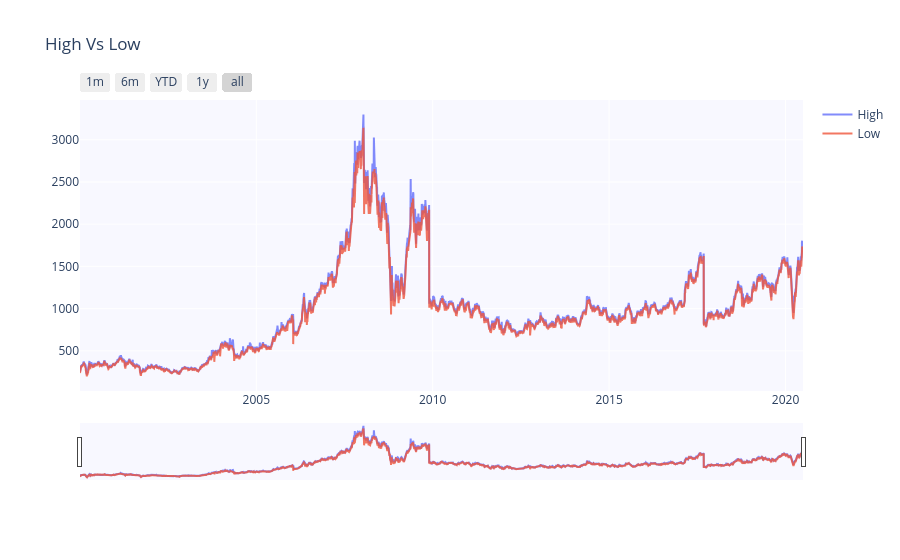

Write notebook code for a chart like this one.
### Markdown cell above
High vs Low (Now, lets look at the high and low parameters over the years)

### Code cell
fig = go.Figure()
fig.add_trace(go.Scatter(x=reliance_analysis['Date'],y=reliance_analysis['High'],name='High',opacity=0.8))
fig.add_trace(go.Scatter(x=reliance_analysis['Date'],y=reliance_analysis['Low'],name='Low', opacity=0.8))

fig.update_xaxes(
    rangeslider_visible=True,
    rangeselector=dict(
        buttons=list([
            dict(count=1, label="1m", step="month", stepmode="backward"),
            dict(count=6, label="6m", step="month", stepmode="backward"),
            dict(count=1, label="YTD", step="year", stepmode="todate"),
            dict(count=1, label="1y", step="year", stepmode="backward"),
            dict(step="all")
        ])
    )
)

fig.update_layout(title_text='High Vs Low',plot_bgcolor='rgb(248, 248, 255)')

### Figure 1 — Plotly figure (JSON) as saved in the notebook; plotly's stock layout.template omitted (floating-point values rounded to 4 significant figures; data arrays with more than 128 entries replaced by an {"elided": "..."} marker saying what was removed)
{"data": [{"name": "High", "opacity": 0.8, "type": "scatter", "x": {"elided": "5097 str values"}, "y": {"elided": "5097 float values"}}, {"name": "Low", "opacity": 0.8, "type": "scatter", "x": {"elided": "5097 str values"}, "y": {"elided": "5097 float values"}}], "layout": {"plot_bgcolor": "rgb(248, 248, 255)", "title": {"text": "High Vs Low"}, "xaxis": {"rangeselector": {"buttons": [{"count": 1, "label": "1m", "step": "month", "stepmode": "backward"}, {"count": 6, "label": "6m", "step": "month", "stepmode": "backward"}, {"count": 1, "label": "YTD", "step": "year", "stepmode": "todate"}, {"count": 1, "label": "1y", "step": "year", "stepmode": "backward"}, {"step": "all"}]}, "rangeslider": {"visible": true}}}}
